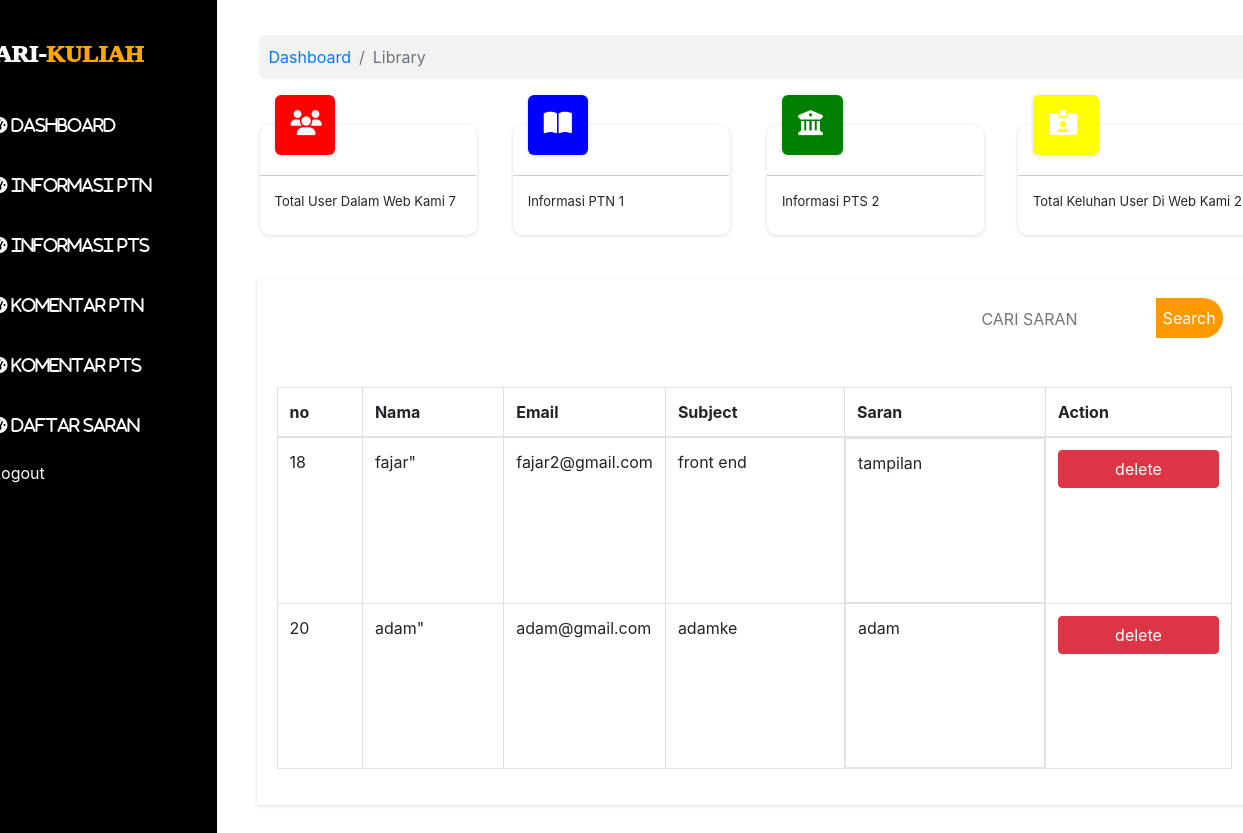
Page /admin4.php (signed in) on the committed database.
### tables this page shows
CREATE TABLE `tb_kontak` (
  `id` int(11) NOT NULL,
  `nama` varchar(300) NOT NULL,
  `email` varchar(300) NOT NULL,
  `subject` varchar(100) NOT NULL,
  `saran` varchar(500) NOT NULL
);

### koneksi.php (called while the page is built, shortened)
<?php
$koneksi = mysqli_connect("localhost", "root", "123", "db_webakhir");
function query($query)
{
    global $koneksi;
    $result = mysqli_query($koneksi, $query);
    $rows = [];
    while ($row = mysqli_fetch_assoc($result))
    {
     $rows[] = $row;
    }
    return $rows;
}
?>

### admin4.php (the view, shortened to what this page needs)
<?php
include "koneksi.php";
     $datakontak=query("SELECT * FROM tb_kontak");
     $datauser=mysqli_query($koneksi,"SELECT * FROM tb_user");
      $jumlahdata=mysqli_num_rows($datauser);
      $dataptn=mysqli_query($koneksi,"SELECT * FROM tb_tambahinformasi");
      $jumlahdataptn=mysqli_num_rows($dataptn);
      $datapts=mysqli_query($koneksi,"SELECT * FROM tb_tambahinformasipts");
      $jumlahdatapts=mysqli_num_rows($datapts);
      $datakontak=mysqli_query($koneksi,"SELECT * FROM tb_kontak");
      $jumlahdatakontak=mysqli_num_rows($datakontak);
 ?>
    <!doctype html>
<html lang="en">
  <head>
    <link rel="stylesheet" href="https://maxcdn.bootstrapcdn.com/bootstrap/4.0.0/css/bootstrap.min.css">
    <link rel="stylesheet" type="text/css" href="css/admin1.css">
  </head>
  <body>
    <div class="container">
      <div class="row">
        <div class="col-md-3 kotak1 " >
          <h4 class="judulDashboard">MARI-<span style="color: orange;">KULIAH</span></h4>
        <i class="fas fa-tachometer-alt"><a href="admin1.php"> DASHBOARD</a></i><br>
          <i class="fas fa-tachometer-alt"><a href="admin2.php"> INFORMASI PTN</a></i><br>
          <i class="fas fa-tachometer-alt"><a href="admin3.php"> INFORMASI PTS</a></i><br>
          <i class="fas fa-tachometer-alt"><a href="admin5.php"> KOMENTAR PTN</a></i><br>
          <i class="fas fa-tachometer-alt"><a href="admin6.php"> KOMENTAR PTS</a></i><br>
          <i class="fas fa-tachometer-alt"><a href="admin4.php"> DAFTAR SARAN</a></i><br>
          <br>
           <p class="logout"><i class="fas fa-sign-out-alt" style="color: white"></i><a href="logout.php" > Logout</a></p>
        </div>
        <div class="col kotak2">
          <nav aria-label="breadcrumb" >
            <ol class="breadcrumb dash" style="background-color: #f2f2f2">
              <li class="breadcrumb-item"><a href="#">Dashboard</a></li>
              <li class="breadcrumb-item active" aria-current="page">Library</li>
            </ol>
          </nav>
           <div class=" ko1">
              <div class="ko1dalam">
                <i class="fas fa-users"></i>
              </div>
              <hr class="hrnih">
              <p class="isiKo">Total User Dalam Web Kami <?php echo "$jumlahdata"; ?> </p>
            </div>
            <div class=" ko2">
              <div class="ko1dalam" style="background-color: blue;">
                <i class="fas fa-book-open"></i>
              </div>
              <hr class="hrnih">
              <p class="isiKo">Informasi PTN <?php echo "$jumlahdataptn"; ?></p>
            </div>
            <div class=" ko3">
              <div class="ko1dalam" style="background-color: green;">
                <i class="fas fa-university"></i>
              </div>
              <hr class="hrnih">
              <p class="isiKo">Informasi PTS <?php echo "$jumlahdatapts"; ?></p>
            </div>
            <div class=" ko4">
              <div class="ko1dalam" style="background-color: yellow;">
                <i class="fas fa-id-card-alt"></i>
              </div>
              <hr class="hrnih">
              <p class="isiKo">Total Keluhan User Di Web Kami <?php echo "$jumlahdatakontak"; ?></p>
            </div>
        <div class="kotak3">
          <div class="judultabel"></div>
          <form action="" method="POST" >
                    <input type="text" name="keyword" placeholder="CARI SARAN"  autocomplete="off" >
                    <button type="submit" name="cari">Search</button>
                </form>
          <br><br>
          <table class="table table-bordered" width="200px">
            <thead>
              <tr>
                <th>no</th>
                <th scope="col">Nama</th>
                <th scope="col">Email</th>
                <th scope="col" >Subject</th>
                <th scope="col" class="saran">Saran</th>
                <th scope="col">Action</th>
              </tr>
            </thead>
             <?php  foreach ($datakontak as $kontak ) : ?>
              <tr>
                <td><?php echo $kontak['id']; ?></td>
                <td><?php echo $kontak['nama']; ?>" </td>
                <td class="email"><?php echo $kontak['email']; ?></td>
                <td ><?php echo $kontak['subject']; ?></td>
                <td class="isi-saran"  style=""><?php echo $kontak['saran']; ?></td>
                <td><a href="deleteadminkontak.php?id=<?php echo $kontak['id'] ?>" class="btn btn-danger" onclick= "return confirm('anda yakin min?')">delete</a></td>
              </tr>
            <?php endforeach; ?>
            </table>
        </div>
        </div>
      </div>
    </div>
  </body>
</html>

### css/admin1.css (style rules this page uses)
body { width: 100%; min-height: 120px; }
.kotak1 { background-color: black; margin-left: -120px; min-height: 200px; position: relative; padding: 40px; }
.fa-tachometer-alt { padding-top: 40px; font-family: "Aquirebiasa"; color: white; padding-left: 20px; }
.fa-tachometer-alt a { text-decoration: none; color: white; transition: .5S; }
.kotak2 { padding: 35px; }
.dash { margin-top:0px; margin-left: 7px; padding: 10px; border-radius: 5px; width: 110%; background-color: #cccccc; }
.ko1 { margin-left: 8px; background-color:#fff; float: left; margin-top: 30px; width:24%; height: 110px; padding-left: 15px; padding-top: 20px; border-radius: 10px 10px 10px 10px; -moz-border-radius: 10px 10px 10px 10px; -webkit-border-radius: 10px 10px 10px 10px; border: 0px solid #000000; box-shadow: 0 1px 4px 0 rgba(0,0,0,.14); }
.ko2 { margin-left: 36px; width:24%; float: left; margin-top: 30px; background-color:#fff; height: 110px; padding-left: 15px; padding-top: 20px; border-radius: 10px 10px 10px 10px; -moz-border-radius: 10px 10px 10px 10px; -webkit-border-radius: 10px 10px 10px 10px; border: 0px solid #000000; box-shadow: 0 1px 4px 0 rgba(0,0,0,.14); }
.ko3 { background-color:#fff; height: 110px; width:24%; margin-top: 30px; float: left; margin-left: 37px; padding-left: 15px; padding-top: 20px; border-radius: 10px 10px 10px 10px; -moz-border-radius: 10px 10px 10px 10px; -webkit-border-radius: 10px 10px 10px 10px; border: 0px solid #000000; box-shadow: 0 1px 4px 0 rgba(0,0,0,.14); }
.ko4 { background-color:white; width: 24%; height: 110px; position: absolute; left: 82.2%; margin-top: 30px; float: left; padding-left: 15px; padding-top: 20px; border-radius: 10px 10px 10px 10px; -moz-border-radius: 10px 10px 10px 10px; -webkit-border-radius: 10px 10px 10px 10px; border: 0px solid #000000; box-shadow: 0 1px 4px 0 rgba(0,0,0,.14); }
.hrnih { border-color: #cccccc; margin-left: -15px; width: 107%; margin-top: 20px; }
.kotak3 { width: 110%; min-height: 500px; background-color: white; margin-top: 200px; margin-left: 5px; padding: 20px; box-shadow: 0 1px 4px 0 rgba(0,0,0,.14); }
.judultabel { width: 72%; height: 40px; background-color: #fff; float: left; }
input { margin-left: 15px; border:none; outline: none; width: 18.5%; height: 40px; }
button { background: #ff9900; width: 7%; height: 40px; left: -5px; border: none; position: relative; outline: none; border-radius: 0 25px 25px 0; top: -1px; color: #fff; transition: .5s; }
.ko1dalam { box-shadow: 0 1px 4px 0 rgba(0,0,0,.14); width: 30%; height: 60px; background-color: red; border-radius: 6px; margin-top: -50px; }
.ko1dalam .fa-users ,.fa-book-open ,.fa-university ,.fa-id-card-alt { padding: 16px; font-size: 25px; color: white; }
.isiKo { font-size: 13px; }
.judulDashboard { color: white !important; text-shadow: 1px 2px 1px black; font-weight: 1000; font-family: "Aquire"; font-size: 24px; }
.btn-danger { width: 100%; }
.isi-saran { width: 200px; min-height: 165px; white-space: nowrap; overflow: hidden; display: block; text-overflow: ellipsis; }
.saran { width: 30px; }
.email { width: 10%; }
.logout a { text-decoration: none; color: white; transition: .5s; }

### rows in the picture
tb_kontak: id "18", nama "fajar", email "fajar2@gmail.com", subject "front end", saran "tampilan"
tb_kontak: id "20", nama "adam", email "adam@gmail.com", subject "adamke", saran "adam"

### other values in the picture
$jumlahdata "7"
$jumlahdataptn "1"
$jumlahdatapts "2"
$jumlahdatakontak "2"
